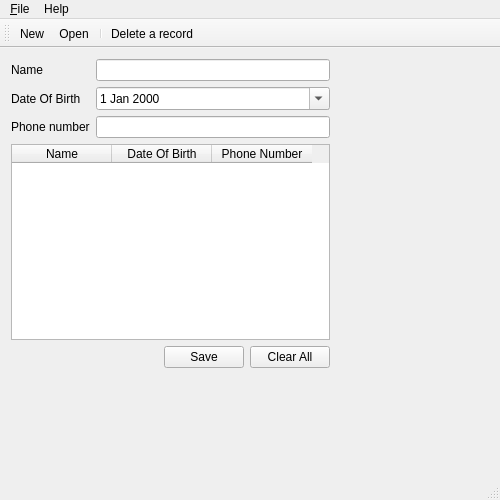
<?xml version="1.0" encoding="UTF-8"?>
<ui version="4.0">
 <class>MainWindow</class>
 <widget class="QMainWindow" name="MainWindow">
  <property name="geometry">
   <rect>
    <x>0</x>
    <y>0</y>
    <width>500</width>
    <height>500</height>
   </rect>
  </property>
  <property name="sizePolicy">
   <sizepolicy hsizetype="Maximum" vsizetype="Maximum">
    <horstretch>0</horstretch>
    <verstretch>0</verstretch>
   </sizepolicy>
  </property>
  <property name="maximumSize">
   <size>
    <width>500</width>
    <height>500</height>
   </size>
  </property>
  <property name="windowTitle">
   <string>QtWidgetsApplication</string>
  </property>
  <widget class="QWidget" name="centralWidget">
   <property name="sizePolicy">
    <sizepolicy hsizetype="Preferred" vsizetype="Preferred">
     <horstretch>0</horstretch>
     <verstretch>0</verstretch>
    </sizepolicy>
   </property>
   <property name="maximumSize">
    <size>
     <width>500</width>
     <height>500</height>
    </size>
   </property>
   <widget class="QWidget" name="verticalLayoutWidget">
    <property name="geometry">
     <rect>
      <x>0</x>
      <y>0</y>
      <width>341</width>
      <height>331</height>
     </rect>
    </property>
    <layout class="QVBoxLayout" name="verticalLayout_2">
     <property name="sizeConstraint">
      <enum>QLayout::SetDefaultConstraint</enum>
     </property>
     <item>
      <layout class="QFormLayout" name="formLayout_3">
       <item row="0" column="0">
        <widget class="QLabel" name="nameLabel">
         <property name="text">
          <string>Name</string>
         </property>
        </widget>
       </item>
       <item row="0" column="1">
        <widget class="QLineEdit" name="nameLineEdit"/>
       </item>
       <item row="1" column="0">
        <widget class="QLabel" name="dateOfBirthLabel">
         <property name="text">
          <string>Date Of Birth</string>
         </property>
        </widget>
       </item>
       <item row="2" column="0">
        <widget class="QLabel" name="phoneNumberLabel">
         <property name="text">
          <string>Phone number</string>
         </property>
        </widget>
       </item>
       <item row="2" column="1">
        <widget class="QLineEdit" name="phoneNumberLineEdit"/>
       </item>
       <item row="1" column="1">
        <widget class="QDateEdit" name="dateEdit">
         <property name="calendarPopup">
          <bool>true</bool>
         </property>
        </widget>
       </item>
      </layout>
     </item>
     <item>
      <widget class="QTableWidget" name="appTable">
       <property name="layoutDirection">
        <enum>Qt::LeftToRight</enum>
       </property>
       <property name="autoFillBackground">
        <bool>false</bool>
       </property>
       <property name="rowCount">
        <number>0</number>
       </property>
       <column>
        <property name="text">
         <string>Name</string>
        </property>
       </column>
       <column>
        <property name="text">
         <string>Date Of Birth</string>
        </property>
       </column>
       <column>
        <property name="text">
         <string>Phone Number</string>
        </property>
       </column>
      </widget>
     </item>
     <item>
      <layout class="QHBoxLayout" name="horizontalLayout_3">
       <item>
        <spacer name="horizontalSpacer">
         <property name="orientation">
          <enum>Qt::Horizontal</enum>
         </property>
         <property name="sizeHint" stdset="0">
          <size>
           <width>40</width>
           <height>20</height>
          </size>
         </property>
        </spacer>
       </item>
       <item>
        <widget class="QPushButton" name="pushButton_2">
         <property name="text">
          <string>Save</string>
         </property>
        </widget>
       </item>
       <item>
        <widget class="QPushButton" name="pushButton">
         <property name="text">
          <string>Clear All</string>
         </property>
        </widget>
       </item>
      </layout>
     </item>
    </layout>
   </widget>
  </widget>
  <widget class="QMenuBar" name="menuBar">
   <property name="enabled">
    <bool>true</bool>
   </property>
   <property name="geometry">
    <rect>
     <x>0</x>
     <y>0</y>
     <width>500</width>
     <height>22</height>
    </rect>
   </property>
   <widget class="QMenu" name="menuFile">
    <property name="font">
     <font>
      <stylestrategy>PreferDefault</stylestrategy>
     </font>
    </property>
    <property name="title">
     <string>&amp;File</string>
    </property>
    <addaction name="actionNew_2"/>
    <addaction name="actionOpen"/>
    <addaction name="separator"/>
    <addaction name="actionQuit"/>
   </widget>
   <widget class="QMenu" name="menuHelp">
    <property name="title">
     <string>Help</string>
    </property>
    <addaction name="actionAbout"/>
   </widget>
   <addaction name="menuFile"/>
   <addaction name="menuHelp"/>
  </widget>
  <widget class="QToolBar" name="mainToolBar">
   <property name="windowTitle">
    <string>Main Toolbar</string>
   </property>
   <attribute name="toolBarArea">
    <enum>TopToolBarArea</enum>
   </attribute>
   <attribute name="toolBarBreak">
    <bool>false</bool>
   </attribute>
   <addaction name="actionNew_2"/>
   <addaction name="actionOpen"/>
   <addaction name="separator"/>
   <addaction name="actionDelete_a_record"/>
  </widget>
  <widget class="QStatusBar" name="statusBar">
   <property name="maximumSize">
    <size>
     <width>500</width>
     <height>500</height>
    </size>
   </property>
  </widget>
  <action name="actionctrl_C">
   <property name="text">
    <string>ctrl + C</string>
   </property>
  </action>
  <action name="actionNew_2">
   <property name="icon">
    <iconset>
     <normaloff>../../../Getting Started with Qt 5/5th/6/new.png</normaloff>../../../Getting Started with Qt 5/5th/6/new.png</iconset>
   </property>
   <property name="text">
    <string>New</string>
   </property>
   <property name="toolTip">
    <string>&amp;New</string>
   </property>
   <property name="shortcut">
    <string>Ctrl+C</string>
   </property>
  </action>
  <action name="actionOpen">
   <property name="icon">
    <iconset>
     <normaloff>../../../Getting Started with Qt 5/5th/6/open.png</normaloff>../../../Getting Started with Qt 5/5th/6/open.png</iconset>
   </property>
   <property name="text">
    <string>Open</string>
   </property>
   <property name="shortcut">
    <string>Ctrl+O</string>
   </property>
  </action>
  <action name="actionQuit">
   <property name="icon">
    <iconset>
     <normaloff>../../../Getting Started with Qt 5/5th/6/close.png</normaloff>../../../Getting Started with Qt 5/5th/6/close.png</iconset>
   </property>
   <property name="text">
    <string>Quit</string>
   </property>
   <property name="shortcut">
    <string>Esc</string>
   </property>
  </action>
  <action name="actionAbout">
   <property name="text">
    <string>About</string>
   </property>
   <property name="shortcut">
    <string>Ctrl+H</string>
   </property>
  </action>
  <action name="actionDelete_a_record">
   <property name="checkable">
    <bool>false</bool>
   </property>
   <property name="enabled">
    <bool>true</bool>
   </property>
   <property name="icon">
    <iconset>
     <normaloff>../../../Getting Started with Qt 5/5th/6/clear.png</normaloff>../../../Getting Started with Qt 5/5th/6/clear.png</iconset>
   </property>
   <property name="text">
    <string>Delete a record</string>
   </property>
  </action>
 </widget>
 <layoutdefault spacing="6" margin="11"/>
 <resources>
  <include location="QtWidgetsApplication.qrc"/>
 </resources>
 <connections>
  <connection>
   <sender>actionQuit</sender>
   <signal>triggered()</signal>
   <receiver>MainWindow</receiver>
   <slot>close()</slot>
   <hints>
    <hint type="sourcelabel">
     <x>-1</x>
     <y>-1</y>
    </hint>
    <hint type="destinationlabel">
     <x>449</x>
     <y>320</y>
    </hint>
   </hints>
  </connection>
 </connections>
</ui>
